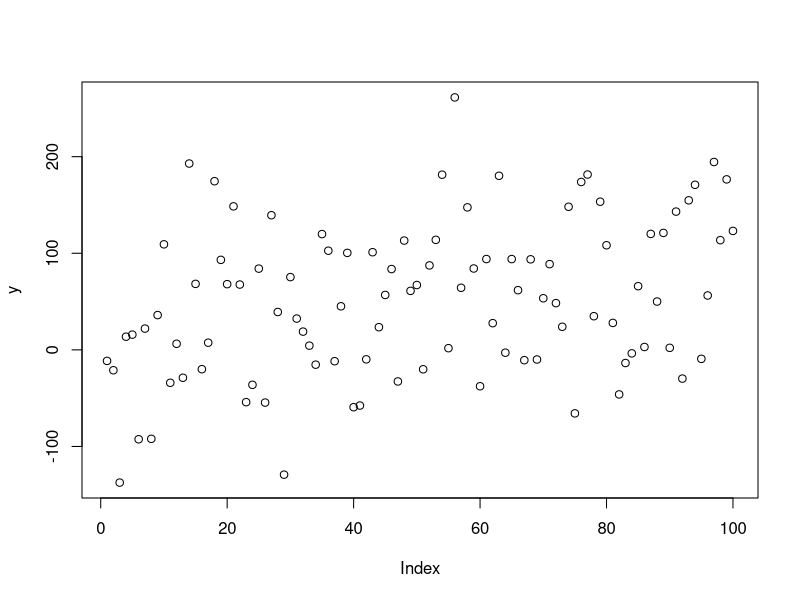

Generate this figure with R: (Note: this script raises an error after producing the figure.)
## ---- chunk 1
library(dplyr)
library(lmerTest)
## ---- chunk 2
n <- 10
N <- 100

mu <- rnorm(n = N, mean = 5, sd = 25)

x1 <- rnorm(n = N, mean = mu, sd = 10)
x2 <- rnorm(n = N, mean = mu, sd = 20)
x3 <- rnorm(n = N, mean = mu, sd = 30)
t <- 1:N

y <- x1 + x2 + x3 + t

## ---- chunk 3
plot(y)
## ---- chunk 4
lmm_fit <- lmer(y ~ x1 + x2 + x3 + t + (1 + t|id), data = tidy_data)
